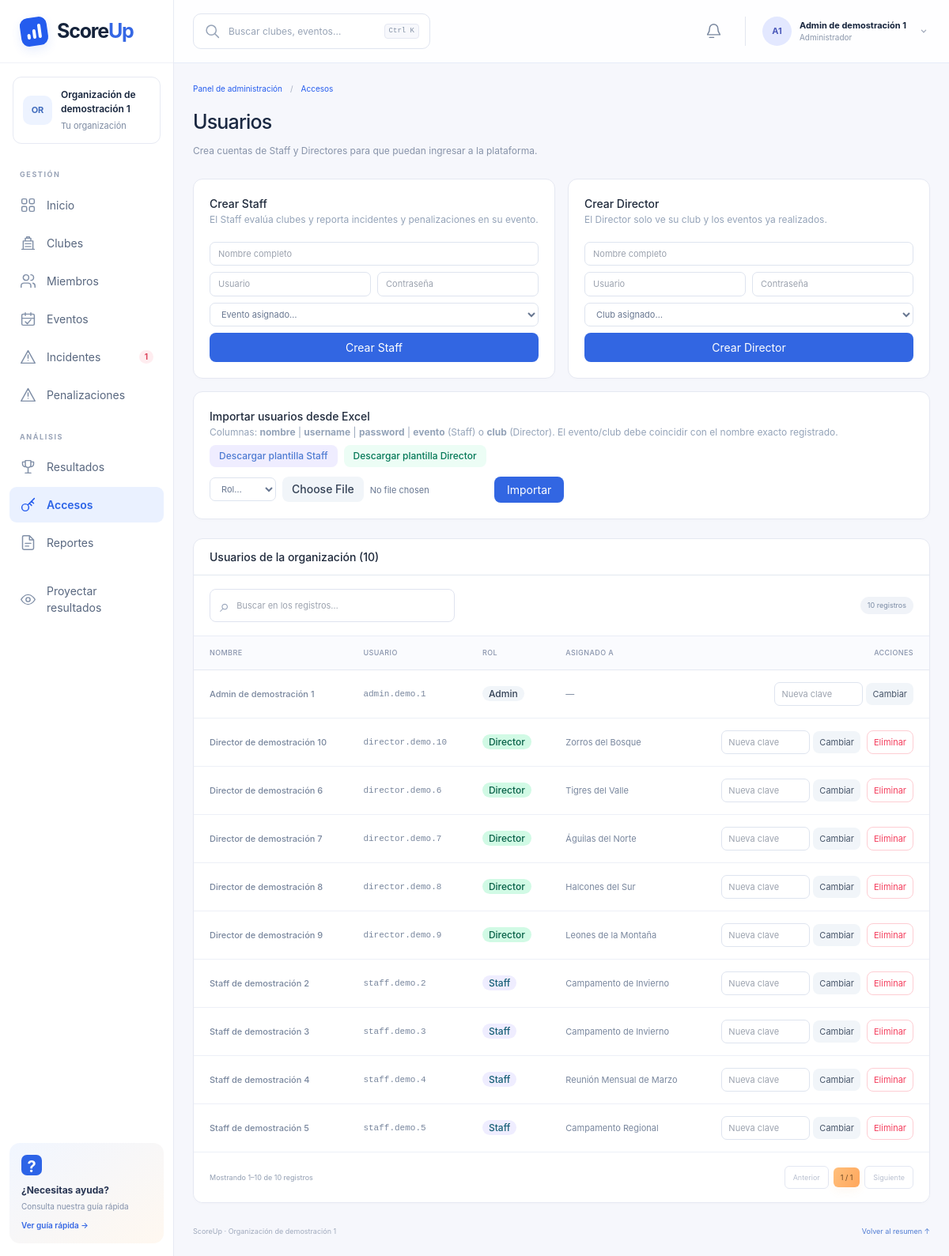
The app's page /admin/usuarios (signed in) with its own data.
### tables this page shows
CREATE TABLE organizaciones (
    id TEXT PRIMARY KEY, nombre TEXT NOT NULL, fecha_creacion TEXT
);

CREATE TABLE users (
    id TEXT PRIMARY KEY, organizacion_id TEXT NOT NULL, nombre TEXT NOT NULL,
    username TEXT NOT NULL, password TEXT NOT NULL, rol TEXT NOT NULL,
    evento_id TEXT, club_id TEXT
);

CREATE TABLE clubs (
    id TEXT PRIMARY KEY, nombre TEXT NOT NULL, organizacion_id TEXT NOT NULL,
    miembros TEXT NOT NULL
);

CREATE TABLE eventos (
    id TEXT PRIMARY KEY, organizacion_id TEXT NOT NULL, nombre TEXT NOT NULL,
    fecha TEXT, lugar TEXT, tipo TEXT, temporada TEXT,
    puntaje_maximo INTEGER NOT NULL, cerrado INTEGER NOT NULL DEFAULT 0
);

### app.py (the view)
@app.route("/admin/usuarios")
def admin_usuarios():
    user = require_rol("admin")
    view = db_org(user)
    usuarios = sorted(view["users"], key=lambda u: (u.rol, u.nombre))
    return render_template("admin/usuarios.html", user=user, db=view, usuarios=usuarios,
                           fmt_fecha=fmt_fecha)

### templates/admin/usuarios.html (shortened to what this page needs)
{% extends "admin/layout.html" %}
{% set active = 'usuarios' %}
{% block content %}
<div class="mb-5">
  <h1 class="text-xl font-bold text-slate-800">Usuarios</h1>
  <p class="mt-0.5 text-sm text-slate-500">Crea cuentas de Staff y Directores para que puedan ingresar a la plataforma.</p>
</div>
<div class="grid gap-4 lg:grid-cols-2">
  <div class="rounded-2xl border border-slate-200 bg-white p-5 shadow-sm">
    <h2 class="font-semibold text-slate-800">Crear Staff</h2>
    <p class="mt-0.5 text-xs text-slate-400">El Staff evalúa clubes y reporta incidentes y penalizaciones en su evento.</p>
    <form method="post" action="{{ url_for('admin_usuario_nuevo') }}" class="mt-3 space-y-2">
      <input name="nombre" required placeholder="Nombre completo" class="w-full rounded-lg border border-slate-200 px-2.5 py-1.5 text-sm outline-none focus:border-cyan-500" />
      <div class="grid gap-2 sm:grid-cols-2">
        <input name="username" required placeholder="Usuario" class="rounded-lg border border-slate-200 px-2.5 py-1.5 text-sm outline-none focus:border-cyan-500" />
        <input name="password" required minlength="4" placeholder="Contraseña" class="rounded-lg border border-slate-200 px-2.5 py-1.5 text-sm outline-none focus:border-cyan-500" />
      </div>
      <select name="evento_id" required class="w-full rounded-lg border border-slate-200 bg-white px-2.5 py-1.5 text-sm outline-none focus:border-cyan-500">
        <option value="">Evento asignado…</option>
      </select>
      <button class="w-full rounded-lg bg-cyan-700 px-4 py-2 text-sm font-semibold text-white hover:bg-cyan-800">Crear Staff</button>
    </form>
  </div>
  <div class="rounded-2xl border border-slate-200 bg-white p-5 shadow-sm">
    <h2 class="font-semibold text-slate-800">Crear Director</h2>
    <p class="mt-0.5 text-xs text-slate-400">El Director solo ve su club y los eventos ya realizados.</p>
    <form method="post" action="{{ url_for('admin_usuario_nuevo') }}" class="mt-3 space-y-2">
      <input name="nombre" required placeholder="Nombre completo" class="w-full rounded-lg border border-slate-200 px-2.5 py-1.5 text-sm outline-none focus:border-cyan-500" />
      <div class="grid gap-2 sm:grid-cols-2">
        <input name="username" required placeholder="Usuario" class="rounded-lg border border-slate-200 px-2.5 py-1.5 text-sm outline-none focus:border-cyan-500" />
        <input name="password" required minlength="4" placeholder="Contraseña" class="rounded-lg border border-slate-200 px-2.5 py-1.5 text-sm outline-none focus:border-cyan-500" />
      </div>
      <select name="club_id" required class="w-full rounded-lg border border-slate-200 bg-white px-2.5 py-1.5 text-sm outline-none focus:border-cyan-500">
        <option value="">Club asignado…</option>
      </select>
      <button class="w-full rounded-lg bg-emerald-700 px-4 py-2 text-sm font-semibold text-white hover:bg-emerald-800">Crear Director</button>
    </form>
  </div>
</div>
<div class="mt-4 rounded-2xl border border-slate-200 bg-white p-5 shadow-sm">
  <div class="flex flex-wrap items-start justify-between gap-3">
    <div>
      <h2 class="font-semibold text-slate-800">Importar usuarios desde Excel</h2>
      <p class="mt-0.5 text-xs text-slate-400">
        Columnas: <b>nombre</b> | <b>username</b> | <b>password</b> | <b>evento</b> (Staff) o <b>club</b> (Director).
        El evento/club debe coincidir con el nombre exacto registrado.
      </p>
      <div class="mt-2 flex flex-wrap gap-2 text-xs">
        <a href="{{ url_for('plantilla_usuarios', rol='staff') }}" class="rounded-lg bg-cyan-50 px-3 py-1.5 font-medium text-cyan-700 hover:bg-cyan-100">Descargar plantilla Staff</a>
        <a href="{{ url_for('plantilla_usuarios', rol='director') }}" class="rounded-lg bg-emerald-50 px-3 py-1.5 font-medium text-emerald-700 hover:bg-emerald-100">Descargar plantilla Director</a>
      </div>
    </div>
    <form method="post" action="{{ url_for('admin_usuarios_importar') }}" enctype="multipart/form-data" class="flex flex-wrap items-center gap-2">
      <select name="rol" required class="rounded-lg border border-slate-200 bg-white px-2.5 py-1.5 text-sm outline-none focus:border-cyan-500">
        <option value="">Rol…</option>
      </select>
      <input type="file" name="archivo" accept=".xlsx,.xlsm" required class="text-sm text-slate-600 file:mr-2 file:rounded-lg file:border-0 file:bg-slate-100 file:px-3 file:py-1.5 file:text-sm file:font-medium file:text-slate-700 hover:file:bg-slate-200" />
      <button class="rounded-lg bg-cyan-700 px-4 py-1.5 text-sm font-medium text-white hover:bg-cyan-800">Importar</button>
    </form>
  </div>
</div>
<div class="mt-6 rounded-2xl border border-slate-200 bg-white shadow-sm overflow-hidden">
  <div class="border-b border-slate-200 px-5 py-3">
    <h2 class="font-semibold text-slate-800">Usuarios de la organización ({{ usuarios|length }})</h2>
  </div>
  <div class="overflow-x-auto">
    <table class="w-full text-left text-sm">
      <thead class="border-b border-slate-200 bg-slate-50">
        <tr>
          <th class="px-4 py-2 text-xs uppercase tracking-wide text-slate-500">Nombre</th>
          <th class="px-4 py-2 text-xs uppercase tracking-wide text-slate-500">Usuario</th>
          <th class="px-4 py-2 text-xs uppercase tracking-wide text-slate-500">Rol</th>
          <th class="px-4 py-2 text-xs uppercase tracking-wide text-slate-500">Asignado a</th>
          <th class="px-4 py-2 text-right text-xs uppercase tracking-wide text-slate-500">Acciones</th>
        </tr>
      </thead>
      <tbody class="divide-y divide-slate-100">
        {% for u in usuarios %}
        <tr>
          <td class="px-4 py-2.5 font-medium text-slate-700">{{ u.nombre }}</td>
          <td class="px-4 py-2.5 font-mono text-xs text-slate-500">{{ u.username }}</td>
          <td class="px-4 py-2.5">
            {% if u.rol == 'admin' %}
            <span class="rounded-full bg-slate-100 px-2 py-0.5 text-xs font-medium text-slate-700">Admin</span>
            {% elif u.rol == 'staff' %}
            <span class="rounded-full bg-cyan-100 px-2 py-0.5 text-xs font-medium text-cyan-800">Staff</span>
            {% else %}
            <span class="rounded-full bg-emerald-100 px-2 py-0.5 text-xs font-medium text-emerald-800">Director</span>
            {% endif %}
          </td>
          <td class="px-4 py-2.5 text-xs text-slate-500">
            {% if u.rol == 'staff' %}
              {% set ev = db.eventos | selectattr('id','equalto', u.evento_id) | first %}
              {{ ev.nombre if ev else '— sin evento' }}
            {% elif u.rol == 'director' %}
              {% set cl = db.clubs | selectattr('id','equalto', u.club_id) | first %}
              {{ cl.nombre if cl else '— sin club' }}
            {% else %}—{% endif %}
          </td>
          <td class="px-4 py-2.5">
            <div class="flex items-center justify-end gap-2">
              <form method="post" action="{{ url_for('admin_usuario_password', user_id=u.id) }}" class="flex items-center gap-1" title="Cambiar contraseña">
                <input name="password" required minlength="4" placeholder="Nueva clave" class="w-28 rounded-lg border border-slate-200 px-2 py-1 text-xs outline-none focus:border-cyan-500" />
                <button class="rounded-lg bg-slate-100 px-2 py-1 text-xs text-slate-600 hover:bg-slate-200">Cambiar</button>
              </form>
              {% if u.rol != 'admin' %}
              <form method="post" action="{{ url_for('admin_usuario_eliminar', user_id=u.id) }}" onsubmit="return confirm('¿Eliminar el usuario {{ u.nombre }}?')">
                <button class="rounded-lg border border-rose-200 px-2 py-1 text-xs text-rose-500 hover:bg-rose-50">Eliminar</button>
              </form>
              {% endif %}
            </div>
          </td>
        </tr>
        {% endfor %}
      </tbody>
    </table>
  </div>
</div>
{% endblock %}

### templates/admin/layout.html (shortened to what this page needs)
{% from 'admin/icons.html' import icon %}
<!doctype html>
<html lang="es">
<head>
  <link rel="stylesheet" href="{{ url_for('static', filename='admin-utilities.css') }}">
  <link rel="stylesheet" href="{{ url_for('static', filename='admin.css') }}">
  <link rel="stylesheet" href="{{ url_for('static', filename='admin-management.css') }}">
  <link rel="stylesheet" href="{{ url_for('static', filename='panel-theme.css') }}">
  <link rel="stylesheet" href="{{ url_for('static', filename='mobile-panels.css') }}">
</head>
<body class="admin-shell" data-panel-theme>
  <aside class="admin-sidebar" id="admin-sidebar">
    <a class="admin-brand" href="{{ url_for('panel_admin') }}"><span class="admin-brand-icon"><i></i><i></i><i></i></span><span>Score<span>Up</span></span></a>
    <div class="admin-org"><span class="admin-avatar">{{ admin_shell.organizacion.nombre[:2]|upper }}</span><div><strong>{{ admin_shell.organizacion.nombre }}</strong><small>Tu organización</small></div></div>
    <nav aria-label="Administración">
      {% for grupo, items in [('GESTIÓN',[('dashboard','Inicio'),('clubes','Clubes'),('miembros','Miembros'),('eventos','Eventos'),('incidentes','Incidentes'),('penalizaciones','Penalizaciones')]),('ANÁLISIS',[('resultados','Resultados'),('usuarios','Accesos'),('reportes','Reportes')])] %}
      <p class="admin-nav-label">{{ grupo }}</p>
      {% for key, label in items %}<a class="admin-nav-link {{ 'is-active' if active == key else '' }}" href="{{ url_for('panel_admin' if key == 'dashboard' else 'admin_' ~ key) }}" {% if active == key %}aria-current="page"{% endif %}>{{ icon(key) }}<span>{{ label }}</span>{% if key == 'incidentes' and admin_shell.incidentes_abiertos %}<b class="admin-nav-count is-red">{{ admin_shell.incidentes_abiertos }}</b>{% elif key == 'reportes' and correcciones_pendientes %}<b class="admin-nav-count">{{ correcciones_pendientes }}</b>{% endif %}</a>{% endfor %}
      {% endfor %}
      <a class="admin-nav-link admin-projector" href="{{ url_for('admin_mostrar_resultado') }}">{{ icon('eye') }}<span>Proyectar resultados</span></a>
    </nav>
    <details class="admin-help"><summary><span>?</span><strong>¿Necesitas ayuda?</strong><small>Consulta nuestra guía rápida</small><b>Ver guía rápida →</b></summary></details>
  </aside>
  <div class="admin-workspace">
    <header class="admin-topbar">
      <div class="admin-search" role="search">{{ icon('search') }}<input id="admin-search-input" type="search" placeholder="Buscar clubes, eventos…" autocomplete="off" aria-controls="admin-search-results" aria-expanded="false"><kbd>Ctrl K</kbd></div>
      <div class="admin-topbar-right"><a class="admin-notifications" href="{{ url_for('admin_reportes', tipo='correcciones') }}" aria-label="Correcciones pendientes: {{ correcciones_pendientes }}">{{ icon('bell') }}{% if correcciones_pendientes %}<b>{{ correcciones_pendientes }}</b>{% endif %}</a><details class="admin-user-menu"><summary><span class="admin-avatar">{{ user.nombre[0]|upper }}{{ user.nombre.split()[-1][0]|upper if user.nombre.split()|length > 1 else '' }}</span><span><strong>{{ user.nombre }}</strong><small>Administrador</small></span>{{ icon('chevron') }}</summary><div><p>Sesión de administrador</p><a href="{{ url_for('logout') }}">Cerrar sesión →</a></div></details></div>
    </header>
    <main class="admin-main">
      <div class="admin-breadcrumb"><a href="{{ url_for('panel_admin') }}">Panel de administración</a><span>/</span><span>{{ {'dashboard':'Inicio','clubes':'Clubes','miembros':'Miembros','eventos':'Eventos','incidentes':'Incidentes','penalizaciones':'Penalizaciones','usuarios':'Accesos','resultados':'Resultados','reportes':'Reportes'}.get(active, 'Gestión') }}</span></div>
      <div class="{{ 'admin-management' if active != 'dashboard' else '' }}">{% block content %}{% endblock %}</div>
      {% if active != 'dashboard' %}<footer class="admin-management-footer"><span>ScoreUp · {{ admin_shell.organizacion.nombre }}</span><a href="{{ url_for('panel_admin') }}">Volver al resumen ↑</a></footer>{% endif %}
    </main>
  </div>
</body>
</html>

### records on screen
organizaciones: organizacion "OR", organizacion.nombre "Organización de demostración 1"
users: nombre "A", nombre.split|length "1", nombre "Admin de demostración 1", username "admin.demo.1", rol "Admin"
users: nombre "Director de demostración 10", username "director.demo.10", rol "Director"
clubs: nombre "Zorros del Bosque"
users: nombre "Director de demostración 6", username "director.demo.6", rol "Director"
clubs: nombre "Tigres del Valle"
users: nombre "Director de demostración 7", username "director.demo.7", rol "Director"
clubs: nombre "Águilas del Norte"
users: nombre "Director de demostración 8", username "director.demo.8", rol "Director"
clubs: nombre "Halcones del Sur"
users: nombre "Director de demostración 9", username "director.demo.9", rol "Director"
clubs: nombre "Leones de la Montaña"
users: nombre "Staff de demostración 2", username "staff.demo.2", rol "Staff"
eventos: nombre "Campamento de Invierno"
users: nombre "Staff de demostración 3", username "staff.demo.3", rol "Staff"
users: nombre "Staff de demostración 4", username "staff.demo.4", rol "Staff"
eventos: nombre "Reunión Mensual de Marzo"
users: nombre "Staff de demostración 5", username "staff.demo.5", rol "Staff"
eventos: nombre "Campamento Regional"

### other values on screen
{{ grupo }} "GESTIÓN" "ANÁLISIS"
{{ label }} "Inicio" "Clubes" "Miembros" "Eventos" "Incidentes" "Penalizaciones" "Resultados" "Accesos" "Reportes"
{{ admin_shell.incidentes_abiertos }} "1"
{{ usuarios|length }} "10"
